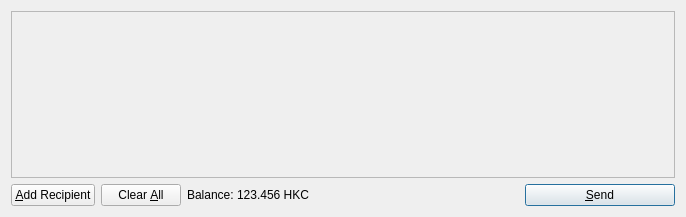
<?xml version="1.0" encoding="UTF-8"?>
<ui version="4.0">
 <class>SendCoinsDialog</class>
 <widget class="QDialog" name="SendCoinsDialog">
  <property name="geometry">
   <rect>
    <x>0</x>
    <y>0</y>
    <width>686</width>
    <height>217</height>
   </rect>
  </property>
  <property name="windowTitle">
   <string>Send Coins</string>
  </property>
  <layout class="QVBoxLayout" name="verticalLayout">
   <item>
    <widget class="QScrollArea" name="scrollArea">
     <property name="widgetResizable">
      <bool>true</bool>
     </property>
     <widget class="QWidget" name="scrollAreaWidgetContents">
      <property name="geometry">
       <rect>
        <x>0</x>
        <y>0</y>
        <width>666</width>
        <height>165</height>
       </rect>
      </property>
      <layout class="QVBoxLayout" name="verticalLayout_2">
       <property name="margin">
        <number>0</number>
       </property>
       <item>
        <layout class="QVBoxLayout" name="entries">
         <property name="spacing">
          <number>6</number>
         </property>
        </layout>
       </item>
       <item>
        <spacer name="verticalSpacer">
         <property name="orientation">
          <enum>Qt::Vertical</enum>
         </property>
         <property name="sizeHint" stdset="0">
          <size>
           <width>20</width>
           <height>40</height>
          </size>
         </property>
        </spacer>
       </item>
      </layout>
     </widget>
    </widget>
   </item>
   <item>
    <layout class="QHBoxLayout" name="horizontalLayout">
     <item>
      <widget class="QPushButton" name="addButton">
       <property name="toolTip">
        <string>Send to multiple recipients at once</string>
       </property>
       <property name="text">
        <string>&amp;Add Recipient</string>
       </property>
       <property name="icon">
        <iconset resource="../bitcoin.qrc">
         <normaloff>:/icons/add</normaloff>:/icons/add</iconset>
       </property>
       <property name="autoDefault">
        <bool>false</bool>
       </property>
      </widget>
     </item>
     <item>
      <widget class="QPushButton" name="clearButton">
       <property name="sizePolicy">
        <sizepolicy hsizetype="Minimum" vsizetype="Fixed">
         <horstretch>0</horstretch>
         <verstretch>0</verstretch>
        </sizepolicy>
       </property>
       <property name="toolTip">
        <string>Remove all transaction fields</string>
       </property>
       <property name="text">
        <string>Clear &amp;All</string>
       </property>
       <property name="icon">
        <iconset resource="../bitcoin.qrc">
         <normaloff>:/icons/remove</normaloff>:/icons/remove</iconset>
       </property>
       <property name="autoRepeatDelay">
        <number>300</number>
       </property>
       <property name="autoDefault">
        <bool>false</bool>
       </property>
      </widget>
     </item>
     <item>
      <layout class="QHBoxLayout" name="horizontalLayout_2">
       <property name="spacing">
        <number>3</number>
       </property>
       <item>
        <widget class="QLabel" name="label">
         <property name="text">
          <string>Balance:</string>
         </property>
        </widget>
       </item>
       <item>
        <widget class="QLabel" name="labelBalance">
         <property name="cursor">
          <cursorShape>IBeamCursor</cursorShape>
         </property>
         <property name="text">
          <string>123.456 HKC</string>
         </property>
         <property name="textInteractionFlags">
          <set>Qt::LinksAccessibleByMouse|Qt::TextSelectableByKeyboard|Qt::TextSelectableByMouse</set>
         </property>
        </widget>
       </item>
      </layout>
     </item>
     <item>
      <spacer name="horizontalSpacer">
       <property name="orientation">
        <enum>Qt::Horizontal</enum>
       </property>
       <property name="sizeHint" stdset="0">
        <size>
         <width>40</width>
         <height>20</height>
        </size>
       </property>
      </spacer>
     </item>
     <item>
      <widget class="QPushButton" name="sendButton">
       <property name="minimumSize">
        <size>
         <width>150</width>
         <height>0</height>
        </size>
       </property>
       <property name="toolTip">
        <string>Confirm the send action</string>
       </property>
       <property name="text">
        <string>&amp;Send</string>
       </property>
       <property name="icon">
        <iconset resource="../bitcoin.qrc">
         <normaloff>:/icons/send</normaloff>:/icons/send</iconset>
       </property>
       <property name="default">
        <bool>true</bool>
       </property>
      </widget>
     </item>
    </layout>
   </item>
  </layout>
 </widget>
 <resources>
  <include location="../bitcoin.qrc"/>
 </resources>
 <connections/>
</ui>
